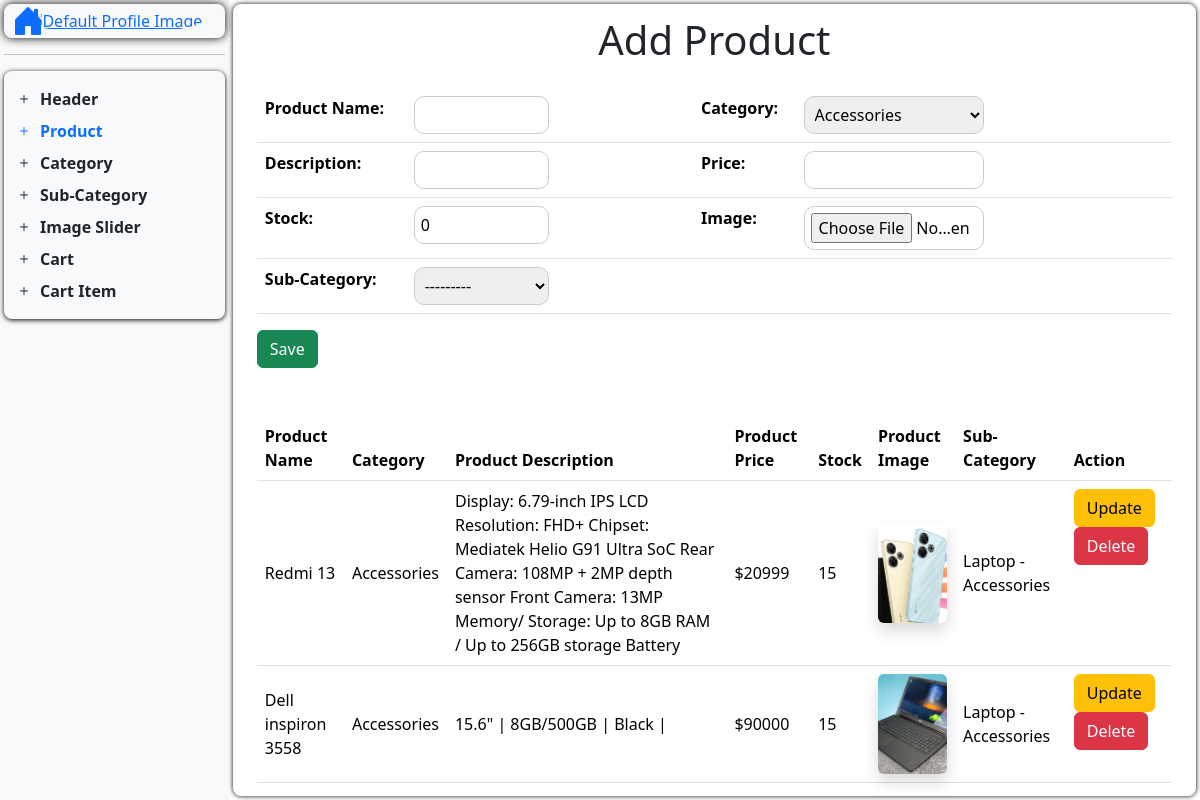
/dashboard/add-product/, run on an earlier commit of the app's database.
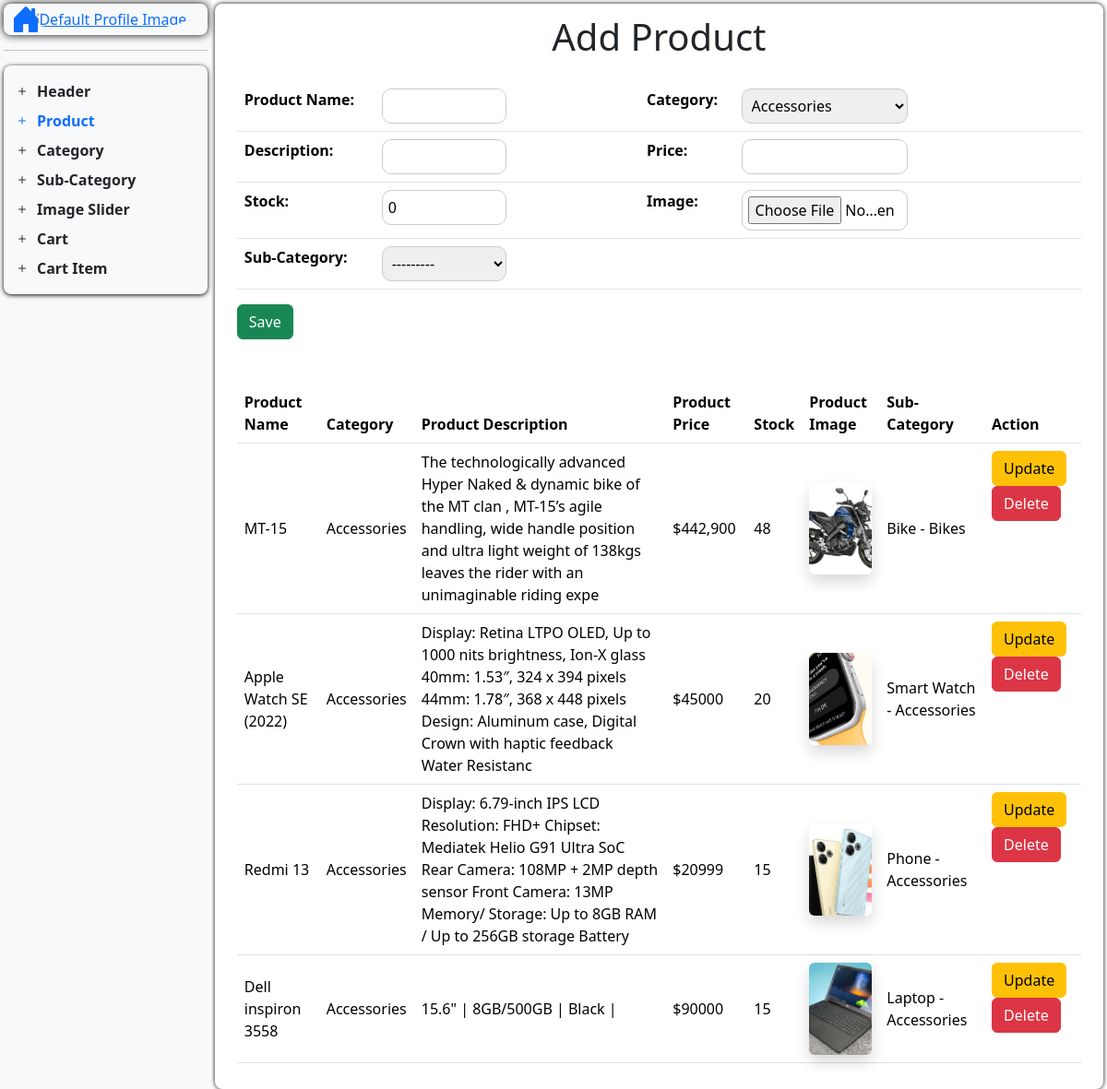
And on a later commit of the database.
### nep_app/models.py (models this page shows, shortened)
class ProductModel(models.Model):
    product_category = models.ForeignKey(CategoryModel, related_name="productcategory", on_delete=models.CASCADE, default="")
    product_name = models.CharField(max_length=200, default="")
    product_description = models.CharField(max_length=200, default="")
    product_price = models.CharField(max_length=200, default="")
    product_image = models.ImageField(upload_to="productImage/", default="", null=True, blank=True)
    pro_sub_category = models.ForeignKey(Sub_CategoryModel, related_name="productSubCategory", on_delete=models.CASCADE, null=True, blank=True, default="", )
    product_stock = models.IntegerField(default=0)

class CategoryModel(models.Model):
    category_icon = models.CharField(max_length=200, default="", blank=True)
    category_name = models.CharField(max_length=200, default="", unique=True)
    category_image = models.ImageField(
        upload_to="category_image/", default="", blank=True
    )
    def __str__(self) -> str:
        return f"{self.category_name}"

class Sub_CategoryModel(models.Model):
    sub_category_icon = models.CharField(max_length=200, default="", blank=True)
    sub_category_name = models.CharField(max_length=200, default="", unique=True)
    category = models.ForeignKey(
        CategoryModel, related_name="subcategories", on_delete=models.CASCADE
    )
    def __str__(self) -> str:
        return f"{self.sub_category_name} - {self.category}"

### nep_app/views.py (the view)
# urls.py: path("dashboard/add-product/", add_product, name="add_product"),
def add_product(request):
    return handle_create(
        request=request,
        model=ProductModel,
        formname=ProductForm,
        redirect_url='add_product',
        template_url="Dashboard/D_Content/add_product.html",
        action_url="add_product"
    )

### nep_app/forms.py
class ProductForm(forms.ModelForm):
    class Meta:
        model = ProductModel
        fields = "__all__"

### handler/ViewHandler.py (called while the page is built)
def handle_create(
        request,
        model,
        formname,
        redirect_url,
        template_url,
        action_url
    ):
    data = model.objects.order_by('-id')
    if request.method == "POST":
        form = formname(request.POST, request.FILES)
        if form.is_valid():
            form.save()
            return redirect(redirect_url)
    else:
        form = formname()
    context = {
        "form": form,
        "data": data,
        'action_url': reverse(action_url)
        }
    return render(request, template_url, context)

### templates/Dashboard/D_Content/add_product.html (shortened to what this page needs)
{% extends "Dashboard/dashboard.html" %}
{% load static %}
{% block add_product %}
<h1 class="text-center mb-4">Add Product</h1>
<div class="container mt-4">
    <table class="table bg-white">
        <tr>
            <th>Product Name:</th>
            <td>{{ form.product_name }}</td>
            <th>Category:</th>
            <td>{{ form.product_category }}</td>
        </tr>
        <tr>
            <th>Description:</th>
            <td>{{ form.product_description }}</td>
            <th>Price:</th>
            <td>{{ form.product_price }}</td>
        </tr>
        <tr>
            <th>Stock:</th>
            <td>{{ form.product_stock }}</td>
            <th>Image:</th>
            <td>
                {{ form.product_image }}
            </td>
        </tr>
        <tr>
            <th>Sub-Category:</th>
            <td>{{ form.pro_sub_category }}</td>
            <td colspan="2"></td>
        </tr>
    </table>
    <button type="submit" name="submit" class="btn btn-success">
        {% if form.instance.id %} Update {% else %} Save {% endif %}
    </button>
    <div>
        <table class="table bg-white mt-5">
            <thead>
                <tr>
                    <th>Product Name</th>
                    <th>Category</th>
                    <th>Product Description</th>
                    <th>Product Price</th>
                    <th>Stock</th>
                    <th>Product Image</th>
                    <th>Sub-Category</th>
                    <th>Action</th>
                </tr>
            </thead>
            <tbody>
                {% for prod in data %}
                <tr>
                    <td class="align-middle">{{ prod.product_name }}</td>
                    <td class="align-middle">{{ prod.product_category }}</td>
                    <td class="align-middle">{{ prod.product_description }}</td>
                    <td class="align-middle">${{ prod.product_price }}</td>
                    <td class="align-middle">{{ prod.product_stock }}</td>
                    <td class="align-middle">
                        {% if prod.product_image and prod.product_image.url %}
                        <img src="{{ prod.product_image.url }}" alt="Product Image" loading="lazy"
                            class="img-fluid rounded shadow" style="width: 100px; height: 100px; object-fit: cover;">
                        {% else %}
                        <img src="{% static 'images/default_image.png' %}" alt="Default Image" loading="lazy"
                            class="img-fluid rounded shadow" style="width: 100px; height: 100px; object-fit: cover;">
                        {% endif %}
                    </td>
                    <td class="align-middle">{{ prod.pro_sub_category }}</td>
                    <td>
                        <a href="{% url 'update_product' prod.id %}" class="btn btn-warning">Update</a>
                        <a href="{% url 'del_product' prod.id %}"class="btn btn-danger">Delete</a>
                    </td>
                </tr>
                {% endfor %}
            </tbody>
        </table>
    </div>
</div>
{% endblock %}

What changed in the data, as far as the page shows it:
added ProductModel: product_name "MT-15", product_category "Accessories", product_description "The technologically advanced Hyper Naked & dynamic bike of the MT clan , MT-15’s agile handling, wide handle position and ultra light weight of 138kgs leaves the rider with an unimaginable riding expe", product_price "442,900", product_stock "48", product_image (picture), pro_sub_category "Bike - Bikes"
added ProductModel: product_name "Apple Watch SE (2022)", product_category "Accessories", product_description "Display: Retina LTPO OLED, Up to 1000 nits brightness, Ion-X glass 40mm: 1.53″, 324 x 394 pixels 44mm: 1.78″, 368 x 448 pixels Design: Aluminum case, Digital Crown with haptic feedback Water Resistanc", product_price "45000", product_stock "20", product_image (picture), pro_sub_category "Smart Watch - Accessories"
changed ProductModel "Redmi 13": pro_sub_category "Laptop - Accessories" → "Phone - Accessories"
